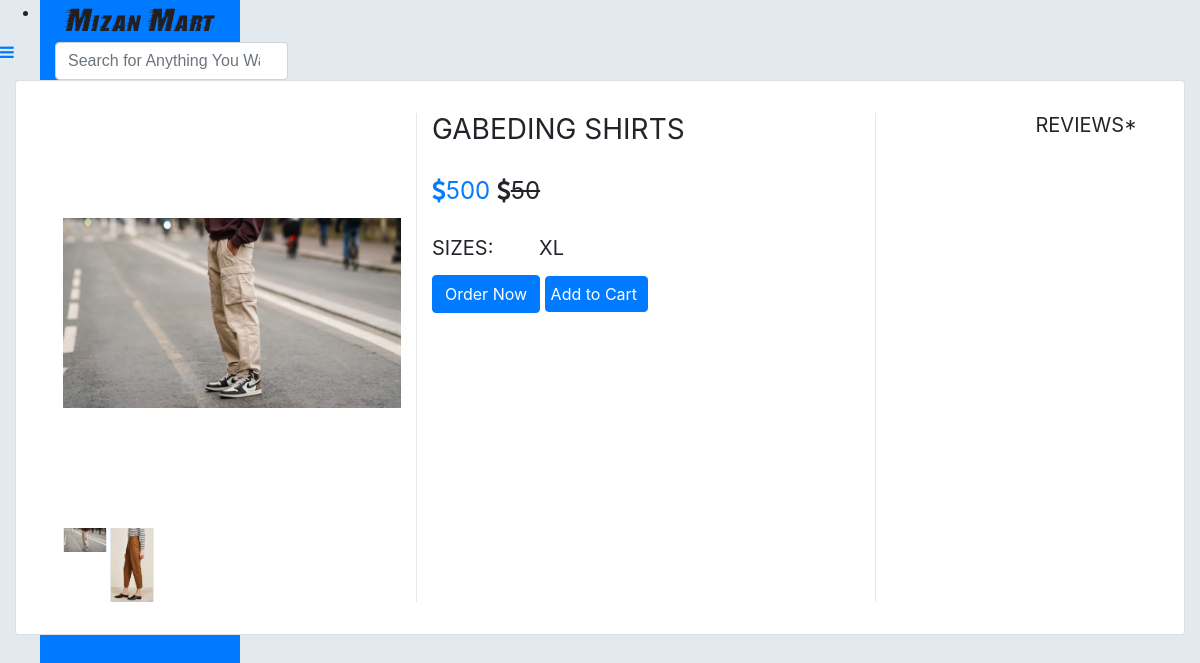
Page /product/1 on the committed database.
### saler/models.py (models this page shows, shortened)
class Product(models.Model):
	GST_CHOICES = (("0",'0'),("3",'3'),("5",'5'),("12",'12'),("18",'18'),("28",'28'))
	product_id = models.BigAutoField(primary_key=True)
	product_id2 = models.CharField(max_length=100,default='')
	shop = models.ForeignKey(User, on_delete=models.CASCADE,default='')
	product_name = models.CharField(max_length=100)
	category = models.ForeignKey(category, default="", verbose_name="Category", on_delete=models.SET_DEFAULT, null=True)
	subcategory = models.CharField(max_length=50, default="")
	price = models.IntegerField(default=0)
	price_not = models.IntegerField(default=999)
	desc = models.TextField()
	gst = models.CharField(default='0',max_length=3,choices=GST_CHOICES)
	pub_date = models.DateField(auto_now=True)
	image1 = models.ImageField(upload_to='products/images', default="",null=True)
	image2 = models.ImageField(upload_to='products/images', default="",null=True,blank=True)
	image3 = models.ImageField(upload_to='products/images', default="",null=True,blank=True)
	image4 = models.ImageField(upload_to='products/images', default="",null=True,blank=True)
	image5 = models.ImageField(upload_to='products/images', default="",null=True,blank=True)

class ProductSize(models.Model):
	product = models.ForeignKey(Product,on_delete=models.CASCADE)
	size = models.CharField(max_length=20)
	quantity = models.IntegerField(default=0, null=True)

### main/views.py (the view)
# urls.py: path("product/<int:prod_id>", views.productView, name="ProductView"),
def productView(request, prod_id):
	if request.method == 'POST' and request.user.is_authenticated:
		prod = Product.objects.filter(product_id = prod_id).first()
		review = request.POST.get('review')
		ProductReview(user=request.user,product=prod,review=review).save()
		return redirect(f"/product/{prod_id}")
	prod = Product.objects.filter(product_id = prod_id).first()
	params = {
		'product':prod,
		'product_review': ProductReview.objects.filter(product = prod),
		'sizes':[item for item in ProductSize.objects.filter(product=Product.objects.filter(product_id = prod_id)[0])],
		'cart_element_no' : len([p for p in Cart.objects.all() if p.user == request.user]),
		'category':category.objects.all(),
	}
	return render(request, 'main/single.html', params)

### main/templatetags/app_tags.py (called while the page is built)
@register.filter(name='split')
def split(str, key):
    return str.split(key)

### saler/models.py (called while the page is built)
	def __str__(self):
		return f'{self.name}'

### main/templates/main/single.html (shortened to what this page needs)
{% extends 'main/base.html' %}
{% block main_body %}
{% load static %}
	<div class="container-fluid mt-3">
		<div class="card mt-0">
			<div class="container-fluid">
				<div class="wrapper row">
					<div class="preview col-md-4" style="">
						<div id="gallery">
							<div class="preview-pic tab-content">
							  <div class="tab-pane active" style="height: 400px; width: auto; display: flex;"><img src="{{product.image1.url}}"  alt="" id="main-img" style="max-height: 100%; max-width:100%; width: auto; margin: auto" /></div>
							</div>
							<ul class="preview-thumbnail nav nav-tabs">
							  <li class="active"><img src="{{product.image1.url}}" /></li>
							  {% if product.image2 %}
							  <li><img src="{{product.image2.url}}" /></li>
							  {% endif %}
							</ul>
						</div>
					</div>
					<div class="details col-md-5" style="border-left: solid 1px #e2eaef; border-right: solid 1px #e2eaef;">
						<h3 class="product-title">{{product.product_name}}</h3>
						<h4 class="price"><p><span class="item_price"><span><i class="fa fa-dollar"
											aria-hidden="true"></i></span>{{product.price}}</span> <del><i class="fa fa-dollar"
											aria-hidden="true"></i>{{product.price_not}}</del></p></h4>
            {% if sizes %}
						<h5 class="sizes">sizes:
              {% for me in sizes %}
							<span class="size" data-toggle="tooltip" title="small">{{me.size}}</span>
							{% endfor %}
						</h5>
						<div class="action">
              <div>
                    <a p_id="{{product.product_id}}" class="btn btn-primary oprbtn" id="ord{{product.product_id}}">Order Now</a>
                        <a p_id="{{product.product_id}}" class="btn btn-primary oprbtn"  style="padding: 5px 10px 5px 5px;" id="atc{{product.product_id}}">Add to Cart</a>
                  </div>
            </div>
            {% endif %}
					</div>
          <div class="col-md-3">
            <div class="float-right w-100">
              <h5 class="product-title float-right">Reviews*</h2>
              <div style="height: 400px; overflow-y: scroll;">
              </div>
            </div>
          </div>
				</div>
			</div>
		</div>
  </div>
{% endblock main_body %}

### main/templates/main/base.html (shortened to what this page needs)
<!DOCTYPE html>
<html>
<head>
	{% load static %}
	{% load app_tags %}
	<link href="{% static 'main/css/bootstrap.min.css' %}" rel="stylesheet" type="text/css" media="all" />
	<link href="{% static 'main/css/style.css' %}" rel="stylesheet" type="text/css" media="all" />
	<link href="{% static 'saler/font-awesome/css/font-awesome.min.css' %}" rel="stylesheet">
</head>
<body>
	<nav class="main_nav bg-primary" id="main_nav">
		<div class="container">
			<div class="nav_links">
				<a href="{% url 'home' %}" class="logo">Mizan Mart</i></a>
				<form class="form-inline my-2 my-lg-0 serch" action="/search">
					<input class="form-control mr-sm-2" type="search" placeholder="Search for Anything You Want"
						aria-label="Search" name="query">
					<button class="btn" type="submit" style="margin: 0;"></button>
				</form>
			</div>
			<div class="user_links pt-1">
				<a href="{% url 'main_cart' %}" style="font-size: 22px; color: #fff; margin-right: 20px;"><sup><span class="badge"
							id="cart_no">{{cart_element_no}}</span></sup></a>
				{% if request.user.is_authenticated %}
				<a href="##" data-container="body" data-toggle="popover" data-placement="bottom" data-trigger="focus"
					data-html="true"
					data-content="<a href='{% url 'myorders' %}'>My Order</a><br><a href='{% url 'account_settings' %}'>Account Settings</a>"><img
					src="{{request.user.userdetail.photo.url}}"
						style="height: 20px; width: 20px; border-radius: 10px; margin-right: 3px;">{{request.user.first_name}}</a>&nbsp;|
				<a href="{% url 'logout' %}">Logout</a>
				{% else %}
				<a href="{% url 'login' %}">Login</a>&nbsp;|
				<a href="{% url 'signup' %}">Register</a>&nbsp;|
				<a href="{% url 'seller_signup' %}">Seller</a>
				{% endif %}
			</div>
		</div>
	</nav>
	<header id="navheader">
		<div style="overflow-y: scroll; height: 90%;">
			<ul>
				{% for cat in category %}
				<li>
					<a href="#list{{forloop.counter}}" data-toggle="collapse" aria-expanded="false" class="dropdown-toggle">{{cat.name}}</a>
				</li>
				{% endfor %}
			</ul>
		</div>
	</header>
	<a class="menu_bar"><i class="fa fa-bars" aria-hidden="true"></i></a>
	<main class="" id="menu_close">
		{% block main_body %}
		{% endblock main_body %}
	</main>
</body>
</html>

### saler/static/saler/css/style.css (style rules this page uses)
.logo { font-size: 28px; font-family: stormextrabold; color: #231f20; }
nav { width:200px; height: 100%; position: fixed; left: 40px; background-color: #037bff; transition: ; animation-name: nav_animation; animation-duration: .3s; font-family: "Comic Sans MS", cursive, sans-serif; text-align: center; }

### main/templates/main/single.html (style rules this page uses)
body { background-color: #e2eaef; overflow-x: hidden; }
.tab-pane { width: 450px; height: auto; }
li img { border-left: solid 1px #e2eaef; border-right: solid 1px #e2eaef; }
.preview { display: -webkit-box; display: -webkit-flex; display: -ms-flexbox; display: flex; -webkit-box-orient: vertical; -webkit-box-direction: normal; -webkit-flex-direction: column; -ms-flex-direction: column; flex-direction: column; }
.preview-pic { -webkit-box-flex: 1; -webkit-flex-grow: 1; -ms-flex-positive: 1; flex-grow: 1; }
.preview-thumbnail.nav-tabs { border: none; margin-top: 15px; }
.preview-thumbnail.nav-tabs li { width: 13%; margin-right: 2.5%; }
.preview-thumbnail.nav-tabs li img { max-width: 100%; display: block; }
.preview-thumbnail.nav-tabs li:last-of-type { margin-right: 0; }
.tab-content { overflow: hidden; }
.tab-content img { width: 100%; -webkit-animation-name: opacity; animation-name: opacity; -webkit-animation-duration: .3s; animation-duration: .3s; }
.card { margin-top: 10px; background: #fff; padding: 2em; line-height: 1.5em; }
@media screen and (min-width: 997px) { .wrapper { display: -webkit-box; display: -webkit-flex; display: -ms-flexbox; display: flex; } }
.details { display: -webkit-box; display: -webkit-flex; display: -ms-flexbox; display: flex; -webkit-box-orient: vertical; -webkit-box-direction: normal; -webkit-flex-direction: column; -ms-flex-direction: column; flex-direction: column; }
.product-title, .price, .sizes, .colors { text-transform: UPPERCASE; font-weight: normal; }
.checked, .price span { color:#037bff; }
.product-title, .rating, .product-description, .price, .vote, .sizes { margin-bottom: 15px; }
.product-title { margin-top: 0; }
.size { margin-right: 10px; }
.size:first-of-type { margin-left: 40px; }
#gallery li { display: inline; margin-right: 3px; }
#gallery #main-img { background: url(https://cdn.pixabay.com/photo/2015/04/23/22/00/tree-736885__340.jpg) no-repeat 0 0; }

### rows in the picture
Product: image1 (picture), image2 (picture), product_name "GABEDING SHIRTS", price "500", price_not "50"
ProductSize: size "XL"
